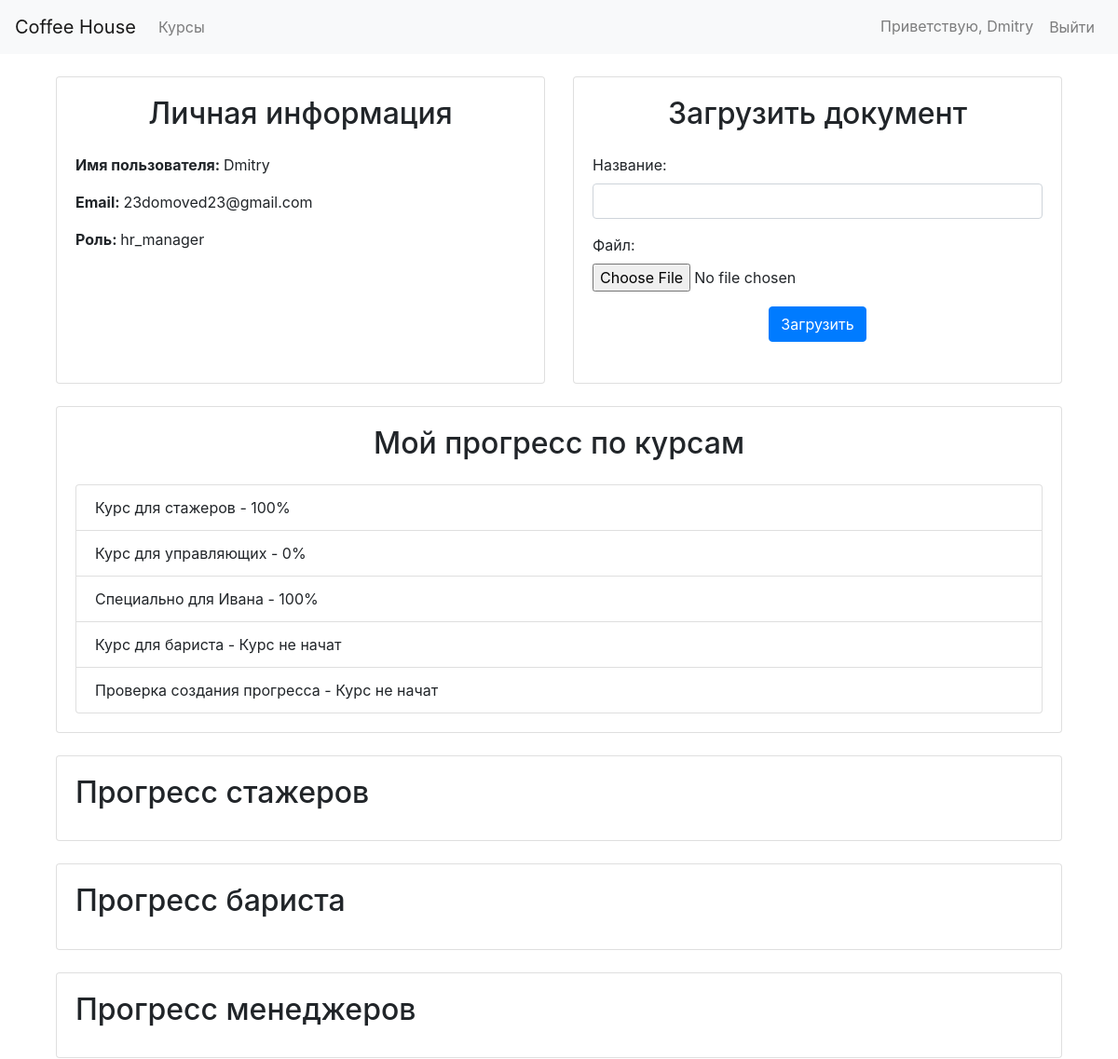
The app's page /profile/ (signed in, upper part), older data.
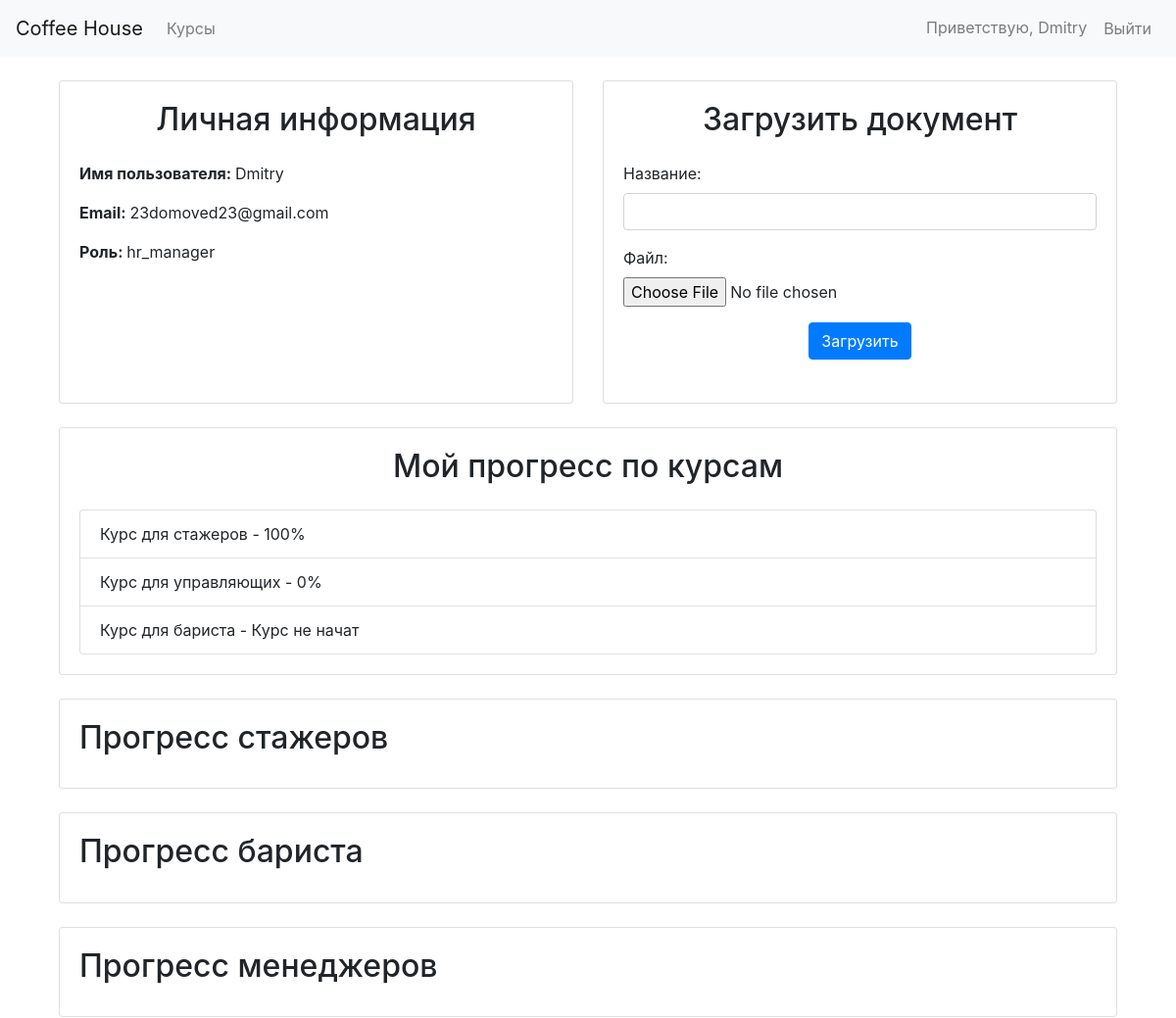
The same page, newer data.
### courses/models.py (models this page shows, shortened)
class LearningProgress(models.Model):
    user = models.ForeignKey('employees.UserProfile', on_delete=models.CASCADE)
    course = models.ForeignKey('courses.Course', on_delete=models.CASCADE)
    completion_percentage = models.IntegerField(default=0)
    start_date = models.DateTimeField(default=datetime.now)
    end_date = models.DateTimeField(default=datetime.now)
    is_complete = models.BooleanField(default=False)

class Course(models.Model):
    title = models.CharField(max_length=100)
    description = models.TextField()
    role = models.CharField(max_length=20, choices=ROLE_CHOICES)
    video_url = models.URLField(blank=True)
    course_slug = models.SlugField(unique=True, max_length=100, default='')
    users = models.ManyToManyField(UserProfile, through='LearningProgress')

### coffee_house/views.py (the view, shortened to what this page needs)
# urls.py: path('profile/', profile, name='profile'),
@login_required
def profile(request):
    user_profile = request.user.userprofile
    available_courses = Course.objects.filter(role__in=roles.ROLE_HIERARCHY_ACCESS[user_profile.role])
    progress = LearningProgress.objects.filter(user=user_profile)
    if request.method == 'POST':
        document_form = DocumentForm(request.POST, request.FILES)
        if document_form.is_valid():
            document = document_form.save(commit=False)
            document.user = user_profile
            document.save()
            return redirect('profile')
    else:
        document_form = DocumentForm()
    lecture_form = LectureForm()
    test_form = TestForm()
    course_form = CourseForm()
    question_form = QuestionForm()
    context = {'user_profile': user_profile, 'available_courses': available_courses, 'progress': progress}
    if user_profile.role in ['manager', 'supervisor', 'hr_manager']:
        intern_progress = LearningProgress.objects.filter(user__role='intern', course__role='intern')
        barista_progress = LearningProgress.objects.filter(user__role='barista', course__role='barista')
        context['barista_progress'] = barista_progress
        context['intern_progress'] = intern_progress
    if user_profile.role in ['supervisor', 'hr_manager']:
        manager_progress = LearningProgress.objects.filter(user__role='manager', course__role='manager')
        context['manager_progress'] = manager_progress
    if user_profile.role == 'hr_manager':
        context['available_courses'] = Course.objects.all()
        supervisor_progress = LearningProgress.objects.filter(user__role='supervisor', course__role='supervisor')
        context['supervisor_progress'] = supervisor_progress
        context = {'user_profile': user_profile,
                   'available_courses': available_courses,
                   'progress': progress,
                   'lecture_form': lecture_form,
                   'test_form': test_form,
                   'course_form': course_form,
                   'question_form': question_form,
                   'document_form': document_form,
                   'intern_progress': intern_progress,
                   'barista_progress': barista_progress,
                   'manager_progress': manager_progress,
                   'supervisor_progress': supervisor_progress}
    return render(request, 'profile.html', context)

### coffee_house/forms.py
class LectureForm(forms.ModelForm):
    title = forms.CharField(widget=forms.TextInput(attrs={'class': 'form-control'}))
    content = forms.CharField(widget=forms.Textarea(attrs={'class': 'form-control'}))
    course_slug = forms.CharField()
    class Meta:
        model = Lecture
        fields = ['title', 'content', 'course_slug']

class TestForm(forms.ModelForm):
    class Meta:
        model = Test
        fields = ['title']
        labels = {'title': 'Название теста'}

### coffee_house/templatetags/custom_tags.py (called while the page is built)
@register.simple_tag(takes_context=True)
def set_course_not_started(context, course, progress):
    course_not_started = all(prog.course.title != course.title for prog in progress)
    context['course_not_started'] = course_not_started
    return ''

### templates/profile.html (shortened to what this page needs)
{% extends 'base.html' %}
{% load static %}
{% block content %}
<div class="container">
    <div class="row mt-4">
        <div class="col-md-6 mb-4 ">
            {% include 'partials/personal_info.html' %}
        </div>
        <div class="col-md-6 mb-4">
            {% include 'partials/upload_document_form.html' %}
        </div>
        {% include 'partials/user_courses_progress.html' %}
    </div>
    <div class="row mt-4">
    {% if user_profile.role == 'manager' or user_profile.role ==  'supervisor' or user_profile.role ==  'hr_manager' %}
        {% include 'partials/intern_progress.html' %}
        {% include 'partials/barista_progress.html' %}
    {% endif %}
    </div>
    <div class="row">
        {% if user_profile.role == 'supervisor' or user_profile.role == 'hr_manager' %}
            {% include 'partials/manager_progress.html' %}
        {% endif %}
    </div>
</div>
{% endblock %}

### templates/partials/user_courses_progress.html (shortened to what this page needs)
{% load custom_tags %}
<div class="col-md-12">
    <div class="card">
        <div class="card-body">
            <h2 class="card-title text-center mb-4">Мой прогресс по курсам</h2>
            <ul class="list-group">
                {% for course in available_courses %}
                    {% if not course_not_started %}
                        {% for prog in progress %}
                            {% if course.title == prog.course.title %}
                                <li class="list-group-item">{{ prog.course.title }} - {{ prog.completion_percentage }}%</li>
                            {% endif %}
                        {% endfor %}
                    {% else %}
                        <li class="list-group-item">{{ course.title }} - Курс не начат</li>
                    {% endif %}
                {% endfor %}
            </ul>
        </div>
    </div>
</div>

Row changes from the older to the newer data that the page shows:
removed LearningProgress: course "Специально для Ивана", completion_percentage "100"
removed Course: title "Проверка создания прогресса"
